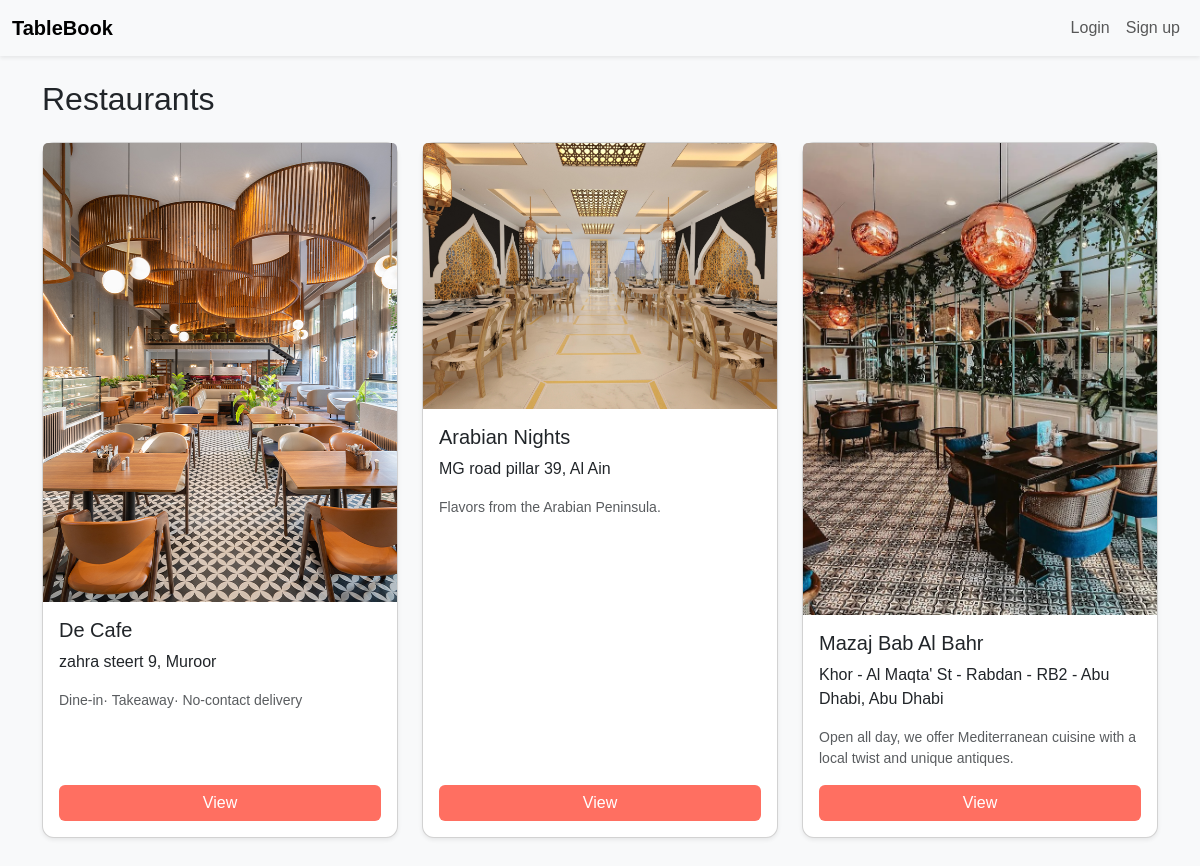
The page /restaurants/ on the database its author committed.
### restaurants/models.py (models this page shows, shortened)
class Restaurant(models.Model):
    name = models.CharField(max_length=120)
    address = models.CharField(max_length=255)
    city = models.CharField(max_length=80)
    description = models.TextField(blank=True)
    image = models.ImageField(upload_to='restaurants/', blank=True, null=True)
    opening_time = models.TimeField()
    closing_time = models.TimeField()

### restaurants/views.py (the view)
# urls.py: path('restaurants/', views.restaurant_list, name='restaurant_list'),
def restaurant_list(request):
    restaurants = Restaurant.objects.all()
    return render(request, 'restaurants/restaurant_list.html', {'restaurants': restaurants})

### restaurants/templates/restaurants/restaurant_list.html (shortened to what this page needs)
{% extends 'base.html' %}
{% load static %}
{% block content %}
<h2 class="mb-4">Restaurants</h2>
<div class="row">
  {% for r in restaurants %}
    <div class="col-12 col-sm-6 col-md-4 mb-4">
      <div class="card h-100 shadow-sm">
        {% if r.image %}
          <img src="{{ r.image.url }}" class="card-img-top" alt="{{ r.name }}">
        {% else %}
          <img src="{% static 'images/sample.jpg' %}" class="card-img-top" alt="{{ r.name }}">
        {% endif %}
        <div class="card-body d-flex flex-column">
          <h5 class="card-title">{{ r.name }}</h5>
          <p class="card-text">{{ r.address }}, {{ r.city }}</p>
          <p class="text-muted small">{{ r.description|truncatewords:15 }}</p>
          <div class="mt-auto">
            <a href="{% url 'restaurants:restaurant_detail' r.pk %}" class="btn btn-primary w-100">View</a>
          </div>
        </div>
      </div>
    </div>
  {% empty %}
    <p class="text-center">No restaurants available yet.</p>
  {% endfor %}
</div>
{% endblock %}

### templates/base.html (shortened to what this page needs)
{% load static %}
<!doctype html>
<html lang="en">
<head>
  <link href="https://cdn.jsdelivr.net/npm/bootstrap@5.3.2/dist/css/bootstrap.min.css" rel="stylesheet">
  <link rel="stylesheet" href="https://cdn.jsdelivr.net/npm/bootstrap-icons@1.11.1/font/bootstrap-icons.css">
  <link href="{% static 'css/style.css' %}" rel="stylesheet">
</head>
<body>
  <nav class="navbar navbar-expand-lg navbar-light bg-light shadow-sm">
    <div class="container-fluid">
      <a class="navbar-brand fw-bold" href="{% url 'home' %}">TableBook</a>
      <div class="collapse navbar-collapse" id="navbarNav">
        <ul class="navbar-nav ms-auto">
            {% if user.is_authenticated %}
              {% if user.is_staff %}
                <li class="nav-item"><a class="nav-link" href="{% url 'adminpanel:admin_dashboard' %}">Admin Panel</a></li>
              {% else %}
                <li class="nav-item"><a class="nav-link" href="{% url 'dashboard_bookings' %}">My Dashboard</a></li>
              {% endif %}
              <li class="nav-item">
                <form method="post" action="{% url 'logout' %}">
                  {% csrf_token %}
                  <button type="submit" class="btn btn-link nav-link">Logout</button>
                </form>
              </li>
            {% else %}
              <li class="nav-item"><a class="nav-link" href="{% url 'login' %}">Login</a></li>
              <li class="nav-item"><a class="nav-link" href="{% url 'signup' %}">Sign up</a></li>
            {% endif %}
          </ul>
      </div>
    </div>
  </nav>
  <div class="container my-4">
    {% block content %}{% endblock %}
  </div>
</body>
</html>

### static/css/style.css (style rules this page uses)
body { font-family: 'Poppins', sans-serif; background-color: #f8f9fa; }
.card { border-radius: 12px; }
.btn-primary { background-color: #FF6F61; border: none; }
.navbar-brand { font-weight: bold; }

### rows shown on the page
Restaurant: image (picture), name "De Cafe", address "zahra steert 9", city "Muroor", description "Dine-in· Takeaway· No-contact delivery"
Restaurant: image (picture), name "Arabian Nights", address "MG road pillar 39", city "Al Ain", description "Flavors from the Arabian Peninsula."
Restaurant: image (picture), name "Mazaj Bab Al Bahr", address "Khor - Al Maqta' St - Rabdan - RB2 - Abu Dhabi", city "Abu Dhabi", description "Open all day, we offer Mediterranean cuisine with a local twist and unique antiques."
